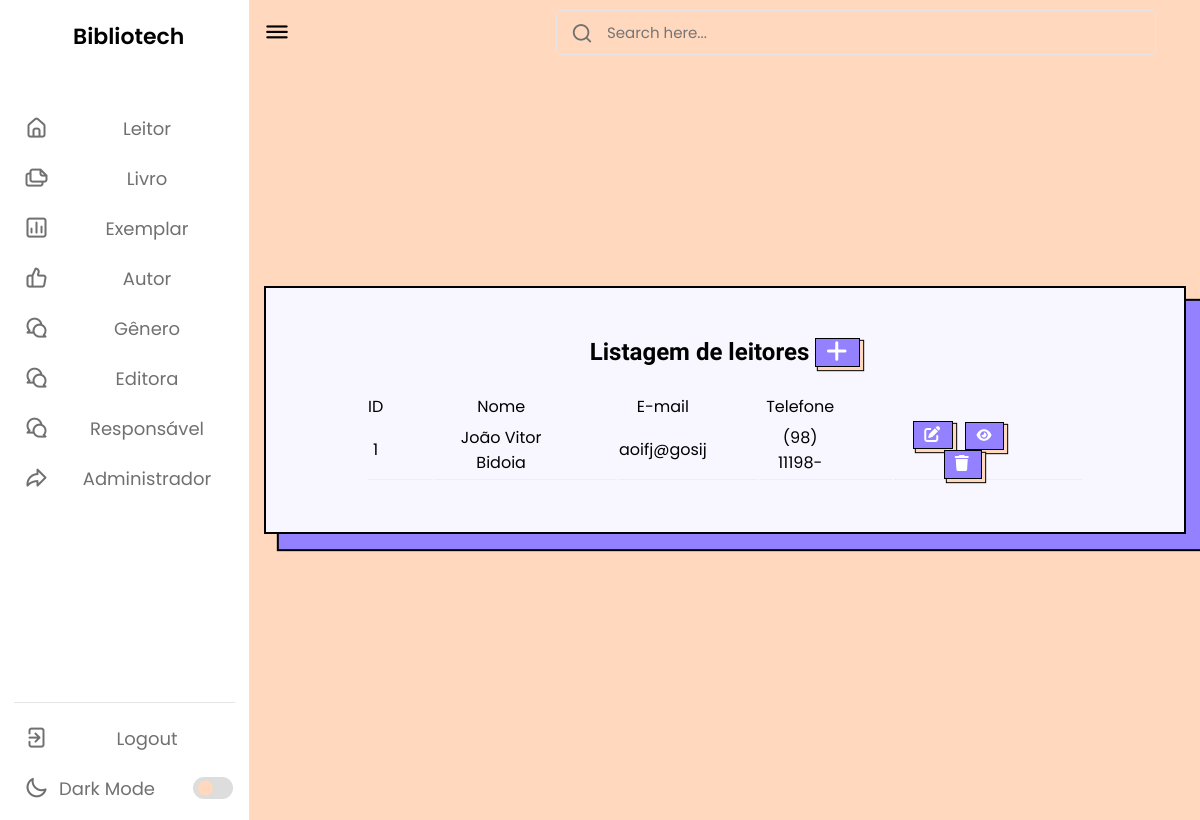
The page /listarLeitor.php on the database its author committed.
### tables this page shows
CREATE TABLE `leitor` (
  `id` int(11) NOT NULL,
  `status` varchar(45) NOT NULL,
  `nome` varchar(100) NOT NULL,
  `telefone` varchar(15) NOT NULL,
  `endereco` varchar(100) NOT NULL,
  `dn` date NOT NULL,
  `cpf` varchar(11) NOT NULL,
  `email` varchar(100) NOT NULL,
  `senha` varchar(255) NOT NULL,
  `nomeResp` varchar(100) DEFAULT NULL,
  `cpfResp` varchar(11) DEFAULT NULL,
  `telResp` varchar(45) DEFAULT NULL
);

### listarLeitor.php (the view, shortened to what this page needs)
<?php
require_once("conexao.php");
$sql = "select * from leitor";
$resultado = mysqli_query($conexao, $sql);
?>
<!DOCTYPE html>
<html lang="pt-br">
<head>
    <link rel="stylesheet" href="css/style.css">
    <link rel="stylesheet" href="css/cadastrar.css">
    <link rel="stylesheet" href="https://unicons.iconscout.com/release/v4.0.0/css/line.css">
</head>
<body>
    <nav>
        <div class="logo-name">
            <span class="logo_name">Bibliotech</span>
        </div>
        <div class="menu-items">
            <ul class="nav-links">
                <li><a href="cadastrarLeitor.php">
                        <i class="uil uil-estate"></i>
                        <span class="link-name">Leitor</span>
                    </a></li>
                <li><a href="#">
                        <i class="uil uil-files-landscapes"></i>
                        <span class="link-name">Livro</span>
                    </a></li>
                <li><a href="#">
                        <i class="uil uil-chart"></i>
                        <span class="link-name">Exemplar</span>
                    </a></li>
                <li><a href="#">
                        <i class="uil uil-thumbs-up"></i>
                        <span class="link-name">Autor</span>
                    </a></li>
                <li><a href="#">
                        <i class="uil uil-comments"></i>
                        <span class="link-name">Gênero</span>
                    </a></li>
                <li><a href="#">
                        <i class="uil uil-comments"></i>
                        <span class="link-name">Editora</span>
                    </a></li>
                <li><a href="#">
                        <i class="uil uil-comments"></i>
                        <span class="link-name">Responsável</span>
                    </a></li>
                <li><a href="#">
                        <i class="uil uil-share"></i>
                        <span class="link-name">Administrador</span>
                    </a></li>
            </ul>
            <ul class="logout-mode">
                <li><a href="#">
                        <i class="uil uil-signout"></i>
                        <span class="link-name">Logout</span>
                    </a></li>
                <li class="mode">
                    <a href="#">
                        <i class="uil uil-moon"></i>
                        <span class="link-name">Dark Mode</span>
                    </a>
                    <div class="mode-toggle">
                        <span class="switch"></span>
                    </div>
                </li>
            </ul>
        </div>
    </nav>
    <section class="dashboard">
        <div class="corpo">
            <div class="top">
                <i class="uil uil-bars sidebar-toggle"></i>
                <div class="search-box">
                    <i class="uil uil-search"></i>
                    <input type="text" placeholder="Search here...">
                </div>
            </div>
            <div class="geekcb-wrapper">
                <form method="post" class="geekcb-form-contact" onsubmit="return false;">
                    <div class="listar">
                        <h2 style="font-family: 'Fjalla One'; text-align: center">Listagem de leitores
                            <a href="cadastrarLeitor.php" class="botao">
                                <i class="fa-solid fa-plus"></i>
                            </a>
                        </h2><br>
                        <table>
                            <thead>
                                <tr>
                                    <td>ID</td>
                                    <td>Nome</td>
                                    <td>E-mail</td>
                                    <td>Telefone</td>
                                </tr>
                            <tbody>
                                <?php while ($linha = mysqli_fetch_array($resultado)) { ?>
                                    <tr>
                                        <td>
                                            <?= $linha['id'] ?>
                                        </td>
                                        <td>
                                            <?= $linha['nome'] ?>
                                        </td>
                                        <td>
                                            <?= $linha['email'] ?>
                                        </td>
                                        <td>
                                            <?= $linha['telefone'] ?>
                                        </td>
                                        <td>
                                            <a style="margin-right: 8px;" href="produtoAlterar.php? id=<?= $linha['id'] ?>"
                                                class="botao">
                                                <i class="fa-solid fa-pen-to-square"></i>
                                            </a>
                                            <button onclick="openModal(<?= $linha['id'] ?>)" style="margin-right: 8px;"
                                                name="info" class="botao">
                                                <i class="fa-solid fa-eye"></i>
                                            </button>
                                            <a href="listarLeitor.php? id=<?= $linha['id'] ?>" class="botao"
                                                onclick="return confirm('Deseja mesmo excluir o cadastro?')">
                                                <i class="fa-sharp fa-solid fa-trash"></i> </a>
                                        </td>
                                    </tr>
                                <?php } ?>
                            </tbody>
                        </table>
                    </div>
                </form>
            </div>
        </div>
    </section>
</body>
</html>

### css/style.css (style rules this page uses)
* { margin: 0; padding: 0; box-sizing: border-box; font-family: 'Poppins', sans-serif; }
:root { --primary-color: #9381ff; --panel-color: #ffd8be; --text-color: #000; --black-light-color: #707070; --border-color: #e6e5e5; --toggle-color: #DDD; --box1-color: #4DA3FF; --box2-color: #FFE6AC; --box3-color: #E7D1FC; --index-i: #9381ff; --title-icon-color: #fff; --nav-color: white; --tran-05: all 0.5s ease; --tran-03: all 0.3s ease; --tran-03: all 0.2s ease; }
body { min-height: 100vh; background-color: var(--primary-color); }
nav { position: fixed; top: 0; left: 0; height: 100%; width: 250px; padding: 10px 14px; background-color: var(--panel-color); border-right: 1px solid var(--border-color); transition: var(--tran-05); background-color: var(--nav-color); }
nav .logo-name { display: flex; align-items: center; }
nav .logo-name .logo_name { font-size: 22px; font-weight: 600; color: var(--text-color); margin-left: 14px; transition: var(--tran-05); }
nav .menu-items { margin-top: 40px; height: calc(100% - 90px); display: flex; flex-direction: column; justify-content: space-between; }
.menu-items li { list-style: none; }
.menu-items li a { display: flex; align-items: center; height: 50px; text-decoration: none; position: relative; }
.menu-items li a i { font-size: 24px; min-width: 45px; height: 100%; display: flex; align-items: center; justify-content: center; color: var(--black-light-color); }
.menu-items li a .link-name { font-size: 18px; font-weight: 400; color: var(--black-light-color); transition: var(--tran-05); }
.menu-items .logout-mode { padding-top: 10px; border-top: 1px solid var(--border-color); }
.menu-items .mode { display: flex; align-items: center; white-space: nowrap; }
.menu-items .mode-toggle { position: absolute; right: 14px; height: 50px; min-width: 45px; display: flex; align-items: center; justify-content: center; cursor: pointer; }
.mode-toggle .switch { position: relative; display: inline-block; height: 22px; width: 40px; border-radius: 25px; background-color: var(--toggle-color); }
.switch:before { content: ""; position: absolute; left: 5px; top: 50%; transform: translateY(-50%); height: 15px; width: 15px; background-color: var(--panel-color); border-radius: 50%; transition: var(--tran-03); }
.dashboard { position: relative; left: 250px; background-color: var(--panel-color); min-height: 100vh; width: calc(100% - 250px); padding: 10px 14px; transition: var(--tran-05); }
.dashboard .top { position: fixed; top: 0; left: 250px; display: flex; width: calc(100% - 250px); justify-content: space-between; align-items: center; padding: 10px 14px; background-color: var(--panel-color); transition: var(--tran-05); z-index: 10; }
.dashboard .top .sidebar-toggle { font-size: 26px; color: var(--text-color); cursor: pointer; }
.dashboard .top .search-box { position: relative; height: 45px; max-width: 600px; width: 100%; margin: 0 30px; }
.top .search-box input { position: absolute; border: 1px solid var(--border-color); background-color: var(--panel-color); padding: 0 25px 0 50px; border-radius: 5px; height: 100%; width: 100%; color: var(--text-color); font-size: 15px; font-weight: 400; outline: none; }
.top .search-box i { position: absolute; left: 15px; font-size: 22px; z-index: 10; top: 50%; transform: translateY(-50%); color: var(--black-light-color); }
table tbody td { height: 2.8rem; border-bottom: 1px solid #f8eae9; color: #000000; }
table tbody tr:last-child td { border: 2; }
span { margin: 10px auto; }
.listar table td { padding-right: 50px; text-align: center; }

### css/cadastrar.css (style rules this page uses)
.corpo { align-items: center; display: flex; height: auto; justify-items: center; margin: 0; width: auto; }
.geekcb-wrapper { align-items: center; display: flex; flex-direction: column; height: 100vh; justify-content: center; width: 100vw; }
.geekcb-form-contact { background-color: #f8f7ff; border: 2px solid black; box-shadow: 15px 15px 1px #9381ff, 15px 15px 1px 2px black; padding: 50px 100px; transition: .2s all linear; }
.botao { background-color: #9381ff; border: 1px solid black; box-shadow: 3px 3px 1px #ffd8be, 3px 3px 1px 1px black; color: #fff; cursor: pointer; display: inline-block; letter-spacing: 2px; line-height: 20pt; margin: 0 auto; outline: none; padding: 0 10px; text-transform: uppercase; transition: .2 all ease-in-out; }

### rows shown on the page
leitor: id "1", nome "João Vitor Bidoia", email "aoifj@gosij", telefone "(98) 11198-"
